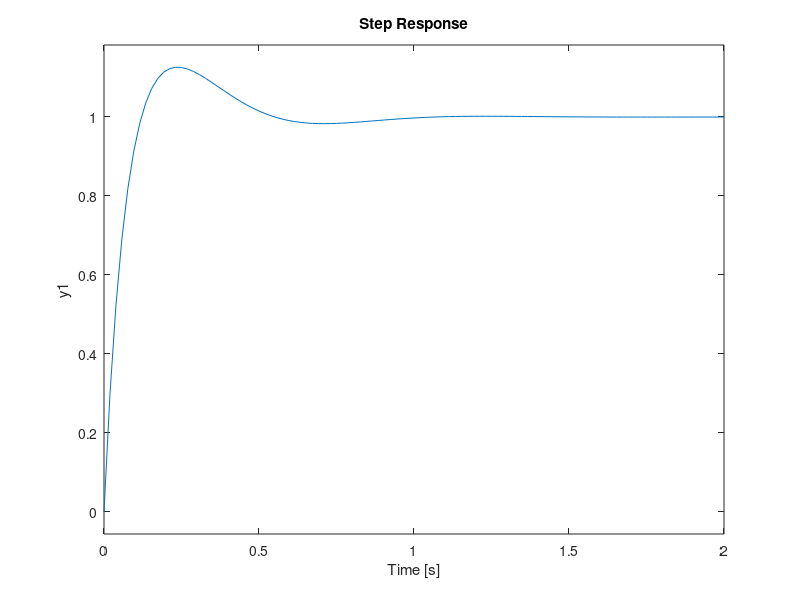

This figure's MATLAB source:
Jm = 1.13*10^-2;
b = 0.028;
La = 0.1;
Ra = 0.45;
Kt = 0.067;
Ke = 0.067;

A = Kt;
a1 = Jm*La;
a2 = b*La+Jm*Ra;
a3 = b*Ra + Kt*Ke;

sys = tf([A], [a1 a2 a3]);

kP = 3;
kI = 15;
kD = 0.3;

ctrl = tf([kD kP kI], [1 0]);

sys_C = feedback(series(ctrl, sys), 1);
sys_W = feedback(sys, ctrl);

step(sys_C);
grid;